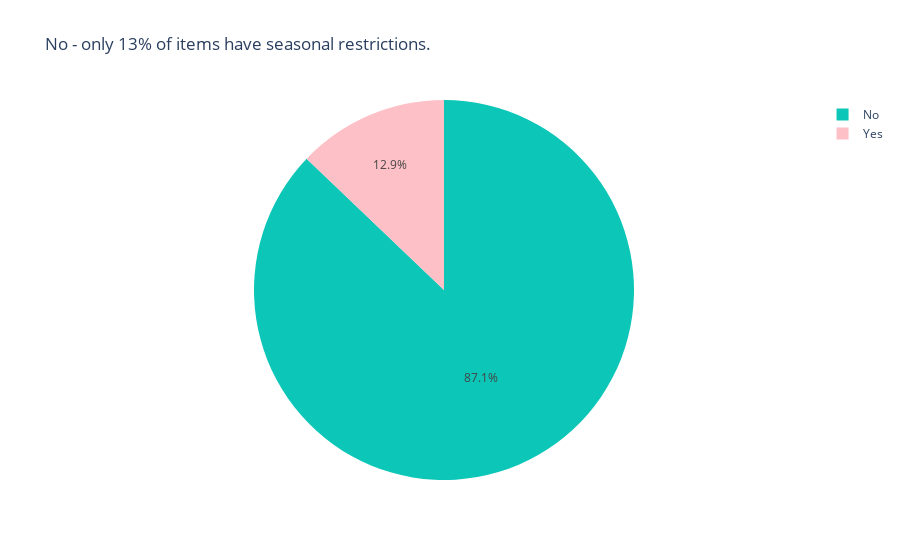

The cell this chart's notebook holds for it:
### Markdown cell above
<h3>Do items often have seasonal restrictions?</h3>

### Code cell
# group data by seasonality
rarity_df['Seasonality Group'] = rarity_df['Seasonal Availability'].apply(lambda x: 'Yes' if x in ['Spring', 'Fall', 'Summer', 'Winter'] else 'No') # categorize into 'Season Specific' or 'No Season restrictions'
fig = px.pie(
    rarity_df,
    names='Seasonality Group',
    title="No - only 13% of items have seasonal restrictions.",
    color='Seasonality Group',
    color_discrete_sequence=['#0cc6b8', '#fdc0c7']
)
fig.show()

### Figure 1 — Plotly figure (JSON) as saved in the notebook; plotly's stock layout.template omitted (floating-point values rounded to 4 significant figures; data arrays with more than 128 entries replaced by an {"elided": "..."} marker saying what was removed)
{"data": [{"customdata": {"elided": "8324x1 str values"}, "domain": {"x": [0, 1], "y": [0, 1]}, "hovertemplate": "Seasonality Group=%{customdata[0]}<extra></extra>", "labels": {"elided": "8324 str values"}, "legendgroup": "", "marker": {"colors": {"elided": "8324 str values"}}, "name": "", "showlegend": true, "type": "pie"}], "layout": {"legend": {"tracegroupgap": 0}, "piecolorway": ["#0cc6b8", "#fdc0c7"], "title": {"text": "No - only 13% of items have seasonal restrictions."}}}
